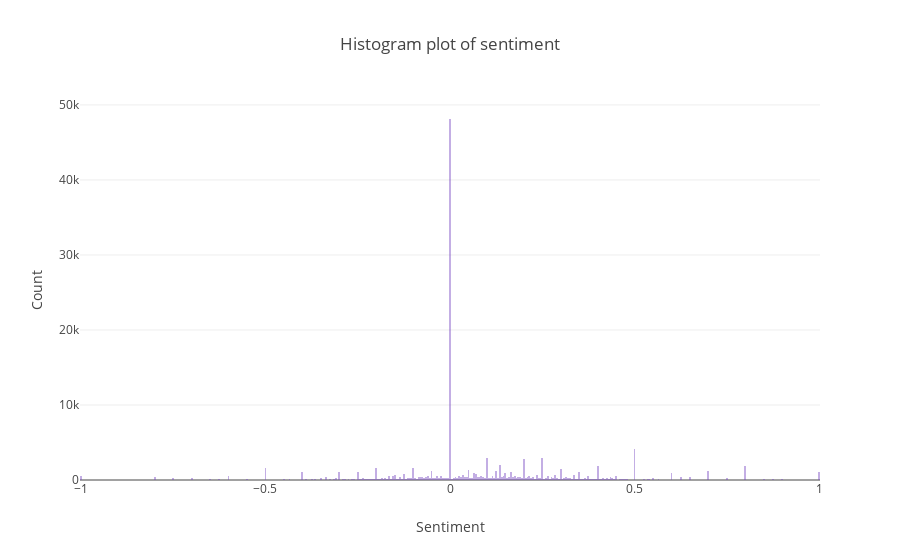

Here is the notebook cell this chart was saved with:
### Markdown cell above
## Histogram plot of sentiment

### Code cell
trace1 = go.Histogram(
    x = twitter_data['sentiment'],
    opacity=0.75,
    name = "Sentiment",
    marker=dict(color='rgba(122, 75, 196, 0.6)'))

data = [trace1]
layout = go.Layout(barmode='overlay',
                   title='Histogram plot of sentiment',
                   xaxis=dict(title='Sentiment'),
                   yaxis=dict( title='Count'),
)
fig = go.Figure(data=data, layout=layout)
iplot(fig)

### Figure 1 — Plotly figure (JSON) as saved in the notebook; plotly's stock layout.template omitted (floating-point values rounded to 4 significant figures; data arrays with more than 128 entries replaced by an {"elided": "..."} marker saying what was removed)
{"data": [{"marker": {"color": "rgba(122, 75, 196, 0.6)"}, "name": "Sentiment", "opacity": 0.75, "type": "histogram", "uid": "9025a663-b9c2-40a3-b0ce-36ada2b52586", "x": {"elided": "135380 float values"}}], "layout": {"barmode": "overlay", "title": {"text": "Histogram plot of sentiment"}, "xaxis": {"title": {"text": "Sentiment"}}, "yaxis": {"title": {"text": "Count"}}}}
